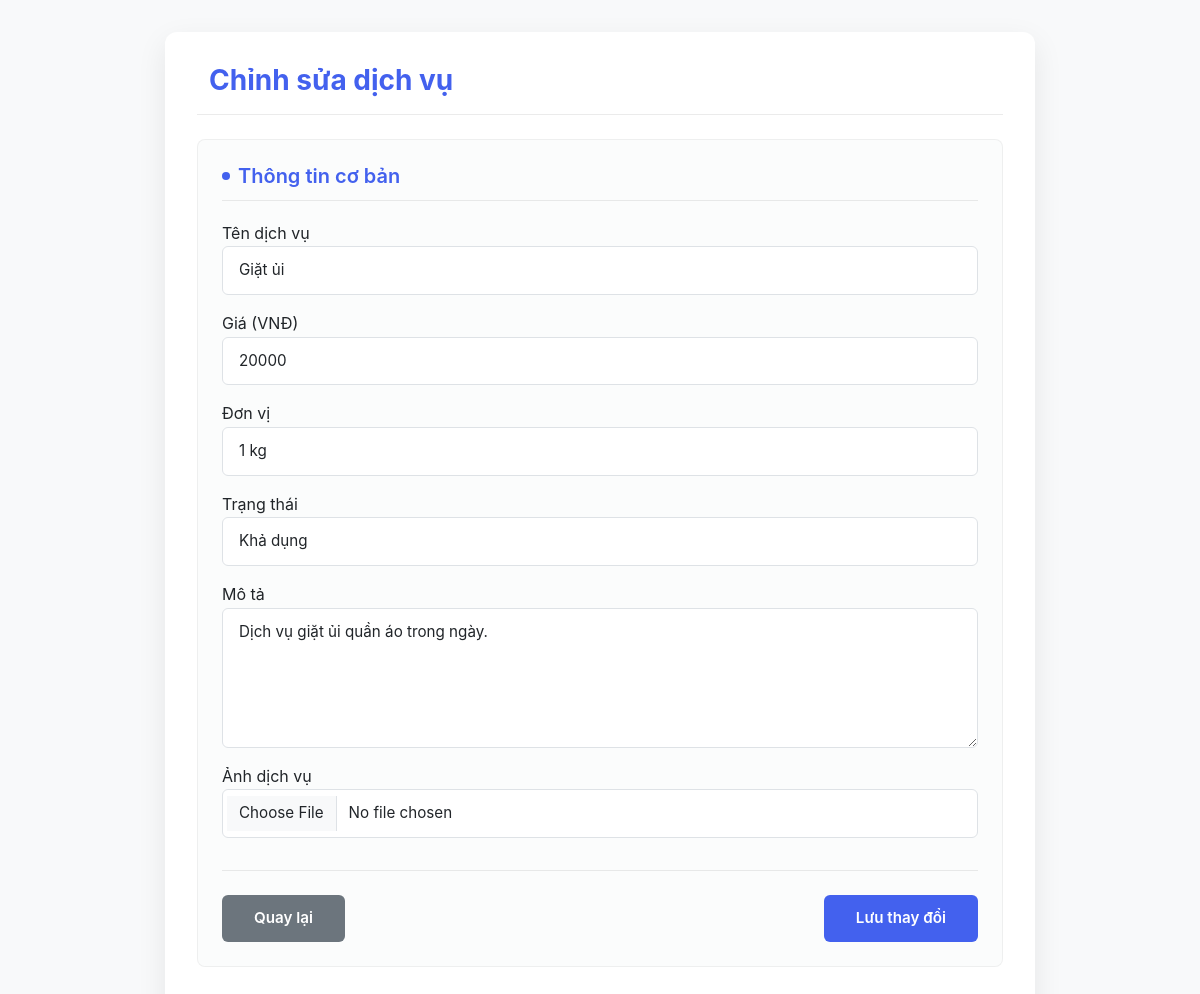
Screenshot of /edit_service.php?id=1 with the database file from the repository.
### tables this page shows
CREATE TABLE service (
    id INT AUTO_INCREMENT PRIMARY KEY,
    name VARCHAR(50) NOT NULL,
    description TEXT,
    price INT,
    unit VARCHAR(50),
    status ENUM('Khả dụng', 'Không khả dụng'),
    image VARCHAR(255)
);

### edit_service.php (the view, shortened to what this page needs)
<?php
include('config/db.php');
$service_id = $_GET['id'];
$stmt = $conn->prepare("SELECT * FROM service WHERE id = ?");
$stmt->bind_param("i", $service_id);
$stmt->execute();
$result = $stmt->get_result();
$service = $result->fetch_assoc();
$name = $service['name'];
$description = $service['description'];
$price = $service['price'];
$unit = $service['unit'];
$status = $service['status'];
?>
<!DOCTYPE html>
<html lang="en">
<head>
    <link rel="stylesheet" href="assets/css/bootstrap.min.css">
    <link rel="stylesheet" href="assets/css/product_add_edit.css">
</head>
<body>
    <div class="container">
        <div class="product-form-container">
            <div class="form-header">
                <h2><i class="fas fa-box-open mr-2"></i>Chỉnh sửa dịch vụ</h2>
            </div>
            <form method="POST" enctype="multipart/form-data" id="productForm">
                <div class="form-section">
                    <h3 class="form-section-title">Thông tin cơ bản</h3>
                    <div class="form-group mb-3">
                        <label for="name">Tên dịch vụ</label>
                        <input type="text" class="form-control" id="name" name="name" required value="<?= htmlspecialchars($name) ?>">
                    </div>
                    <div class="form-group mb-3">
                        <label for="price">Giá (VNĐ)</label>
                        <input type="number" class="form-control" id="price" name="price" required value="<?= htmlspecialchars($price) ?>">
                    </div>
                    <div class="form-group mb-3">
                        <label for="unit">Đơn vị</label>
                        <input type="text" class="form-control" id="unit" name="unit" value="<?= htmlspecialchars($unit) ?>">
                    </div>
                    <div class="form-group mb-3">
                        <label for="status">Trạng thái</label>
                        <select class="form-control" id="status" name="status">
                            <option value="Khả dụng" <?= $status == 'Khả dụng' ? 'selected' : '' ?>>Khả dụng</option>
                        </select>
                    </div>
                    <div class="form-group mb-3">
                        <label for="description">Mô tả</label>
                        <textarea class="form-control" id="description" name="description" rows="5"><?= htmlspecialchars($description) ?></textarea>
                    </div>
                    <div class="form-group mb-3">
                        <label for="image">Ảnh dịch vụ</label>
                        <input type="file" class="form-control" id="image" name="image" accept="image/*">
                    </div>
                    <div class="action-buttons">
                        <a href="admin.php?tab=services" class="btn btn-secondary">Quay lại</a>
                        <button type="submit" class="btn btn-primary">Lưu thay đổi</button>
                    </div>
            </form>
        </div>
    </div>
</body>
</html>

### assets/css/product_add_edit.css (style rules this page uses)
:root { --primary-color: #4361ee; --primary-light: #4895ef; --secondary-color: #7209b7; --success-color: #4cc9f0; --info-color: #3a86ff; --warning-color: #f8961e; --danger-color: #f72585; --light-color: #f8f9fa; --dark-color: #212529; --gray-color: #6c757d; --border-color: #dee2e6; }
body { background-color: #f8f9fa; font-family: 'Poppins', -apple-system, BlinkMacSystemFont, 'Segoe UI', Roboto, 'Helvetica Neue', Arial, sans-serif; padding: 2rem 0; display: flex; justify-content: center; align-items: center; min-height: 100vh; margin: 0; color: var(--dark-color); line-height: 1.6; }
.container { width: 100%; max-width: 900px; padding: 0 15px; }
.product-form-container { background: white; border-radius: 12px; box-shadow: 0 10px 30px rgba(0, 0, 0, 0.08); padding: 2rem; margin-bottom: 2rem; transition: transform 0.3s ease, box-shadow 0.3s ease; }
.form-header { border-bottom: 1px solid rgba(0, 0, 0, 0.08); margin-bottom: 1.5rem; padding-bottom: 1rem; position: relative; }
.form-header h2 { color: var(--primary-color); font-weight: 700; margin-bottom: 0; font-size: 1.75rem; display: flex; align-items: center; gap: 0.75rem; }
.form-section { margin-bottom: 2rem; padding: 1.5rem; background: rgba(248, 249, 250, 0.5); border-radius: 8px; border: 1px solid rgba(0, 0, 0, 0.05); }
.form-section-title { color: var(--primary-color); font-size: 1.25rem; font-weight: 600; margin-bottom: 1.25rem; padding-bottom: 0.75rem; border-bottom: 1px solid rgba(0, 0, 0, 0.08); display: flex; align-items: center; gap: 0.5rem; }
.form-section-title::before { content: ""; display: inline-block; width: 8px; height: 8px; background: var(--primary-color); border-radius: 50%; }
.form-control, .custom-file-input { border-radius: 6px; font-size: 0.95rem; padding: 0.75rem 1rem; border: 1px solid var(--border-color); transition: all 0.3s ease; background-color: white; }
.action-buttons { display: flex; justify-content: space-between; margin-top: 2rem; padding-top: 1.5rem; border-top: 1px solid rgba(0, 0, 0, 0.08); }
.btn { padding: 0.75rem 2rem; font-weight: 600; border-radius: 6px; transition: all 0.3s ease; display: inline-flex; align-items: center; justify-content: center; gap: 0.5rem; font-size: 0.95rem; border: none; cursor: pointer; }
.btn-primary { background-color: var(--primary-color); color: white; }
.btn-secondary { background-color: var(--gray-color); color: white; }
textarea.form-control { min-height: 120px; resize: vertical; }
.form-section { animation: fadeIn 0.4s ease forwards; }
.form-section:nth-child(1) { animation-delay: 0.1s; }

### rows the page displays
service: name "Giặt ủi", price "20000", unit "1 kg", status "Khả dụng", description "Dịch vụ giặt ủi quần áo trong ngày."
